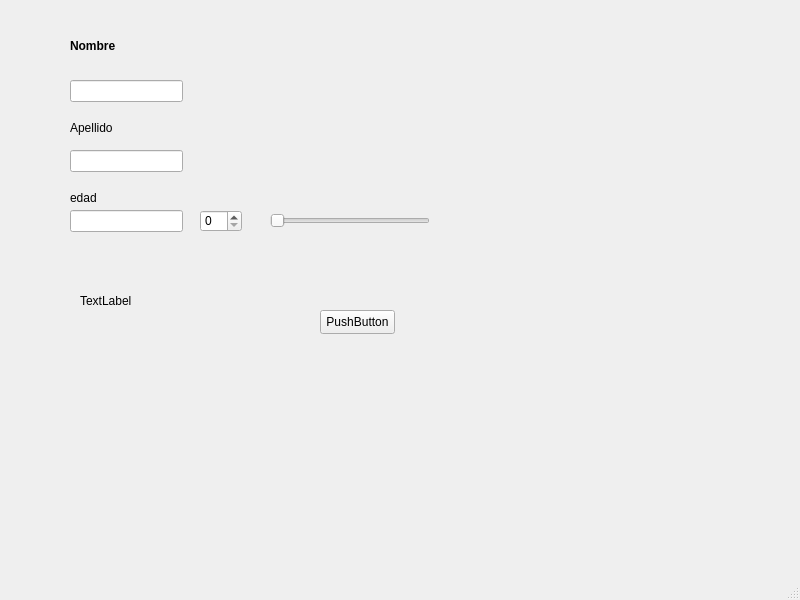
<?xml version="1.0" encoding="UTF-8"?>
<ui version="4.0">
 <class>MainWindow</class>
 <widget class="QMainWindow" name="MainWindow">
  <property name="geometry">
   <rect>
    <x>0</x>
    <y>0</y>
    <width>800</width>
    <height>600</height>
   </rect>
  </property>
  <property name="windowTitle">
   <string>MainWindow</string>
  </property>
  <widget class="QWidget" name="centralwidget">
   <widget class="QLabel" name="label">
    <property name="geometry">
     <rect>
      <x>70</x>
      <y>25</y>
      <width>151</width>
      <height>41</height>
     </rect>
    </property>
    <property name="font">
     <font>
      <bold>true</bold>
     </font>
    </property>
    <property name="text">
     <string>Nombre</string>
    </property>
   </widget>
   <widget class="QLineEdit" name="lineEdit">
    <property name="geometry">
     <rect>
      <x>70</x>
      <y>80</y>
      <width>113</width>
      <height>22</height>
     </rect>
    </property>
   </widget>
   <widget class="QLabel" name="label_2">
    <property name="geometry">
     <rect>
      <x>70</x>
      <y>120</y>
      <width>49</width>
      <height>16</height>
     </rect>
    </property>
    <property name="text">
     <string>Apellido</string>
    </property>
   </widget>
   <widget class="QLineEdit" name="lineEdit_2">
    <property name="geometry">
     <rect>
      <x>70</x>
      <y>150</y>
      <width>113</width>
      <height>22</height>
     </rect>
    </property>
   </widget>
   <widget class="QLabel" name="label_3">
    <property name="geometry">
     <rect>
      <x>80</x>
      <y>250</y>
      <width>151</width>
      <height>101</height>
     </rect>
    </property>
    <property name="text">
     <string>TextLabel</string>
    </property>
   </widget>
   <widget class="QPushButton" name="pushButton">
    <property name="geometry">
     <rect>
      <x>320</x>
      <y>310</y>
      <width>75</width>
      <height>24</height>
     </rect>
    </property>
    <property name="text">
     <string>PushButton</string>
    </property>
   </widget>
   <widget class="QSpinBox" name="spinBox">
    <property name="geometry">
     <rect>
      <x>200</x>
      <y>210</y>
      <width>42</width>
      <height>22</height>
     </rect>
    </property>
   </widget>
   <widget class="QLabel" name="label_4">
    <property name="geometry">
     <rect>
      <x>70</x>
      <y>190</y>
      <width>49</width>
      <height>16</height>
     </rect>
    </property>
    <property name="text">
     <string>edad</string>
    </property>
   </widget>
   <widget class="QLineEdit" name="lineEdit_3">
    <property name="geometry">
     <rect>
      <x>70</x>
      <y>210</y>
      <width>113</width>
      <height>22</height>
     </rect>
    </property>
   </widget>
   <widget class="QSlider" name="horizontalSlider">
    <property name="geometry">
     <rect>
      <x>270</x>
      <y>210</y>
      <width>160</width>
      <height>22</height>
     </rect>
    </property>
    <property name="font">
     <font>
      <bold>true</bold>
     </font>
    </property>
    <property name="orientation">
     <enum>Qt::Horizontal</enum>
    </property>
   </widget>
  </widget>
  <widget class="QMenuBar" name="menubar">
   <property name="geometry">
    <rect>
     <x>0</x>
     <y>0</y>
     <width>800</width>
     <height>22</height>
    </rect>
   </property>
  </widget>
  <widget class="QStatusBar" name="statusbar"/>
 </widget>
 <resources/>
 <connections/>
</ui>
